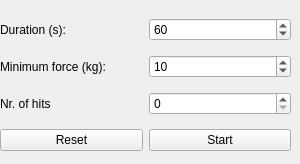
<?xml version="1.0" encoding="UTF-8"?>
<ui version="4.0">
 <class>Main</class>
 <widget class="QWidget" name="Main">
  <property name="geometry">
   <rect>
    <x>0</x>
    <y>0</y>
    <width>300</width>
    <height>164</height>
   </rect>
  </property>
  <property name="windowTitle">
   <string>M.A.E.</string>
  </property>
  <widget class="QWidget" name="verticalLayoutWidget">
   <property name="geometry">
    <rect>
     <x>0</x>
     <y>10</y>
     <width>291</width>
     <height>151</height>
    </rect>
   </property>
   <layout class="QVBoxLayout" name="verticalLayout">
    <item>
     <layout class="QHBoxLayout" name="horizontalLayout">
      <item>
       <widget class="QLabel" name="lblDuration">
        <property name="text">
         <string>Duration (s):</string>
        </property>
       </widget>
      </item>
      <item>
       <widget class="QSpinBox" name="sbDuration">
        <property name="minimum">
         <number>1</number>
        </property>
        <property name="maximum">
         <number>3600</number>
        </property>
        <property name="value">
         <number>60</number>
        </property>
       </widget>
      </item>
     </layout>
    </item>
    <item>
     <layout class="QHBoxLayout" name="horizontalLayout_3">
      <item>
       <widget class="QLabel" name="lblForce">
        <property name="text">
         <string>Minimum force (kg):</string>
        </property>
       </widget>
      </item>
      <item>
       <widget class="QSpinBox" name="sbForce">
        <property name="minimum">
         <number>1</number>
        </property>
        <property name="maximum">
         <number>1000</number>
        </property>
        <property name="value">
         <number>10</number>
        </property>
       </widget>
      </item>
     </layout>
    </item>
    <item>
     <layout class="QHBoxLayout" name="horizontalLayout_2">
      <item>
       <widget class="QLabel" name="lblNrOfHits">
        <property name="text">
         <string>Nr. of hits</string>
        </property>
       </widget>
      </item>
      <item>
       <widget class="QSpinBox" name="sbNrOfHits">
        <property name="maximum">
         <number>360000</number>
        </property>
       </widget>
      </item>
     </layout>
    </item>
    <item>
     <layout class="QHBoxLayout" name="horizontalLayout_4">
      <item>
       <widget class="QPushButton" name="btnReset">
        <property name="text">
         <string>Reset</string>
        </property>
       </widget>
      </item>
      <item>
       <widget class="QPushButton" name="btnStart">
        <property name="text">
         <string>Start</string>
        </property>
       </widget>
      </item>
     </layout>
    </item>
   </layout>
  </widget>
 </widget>
 <resources/>
 <connections/>
</ui>
